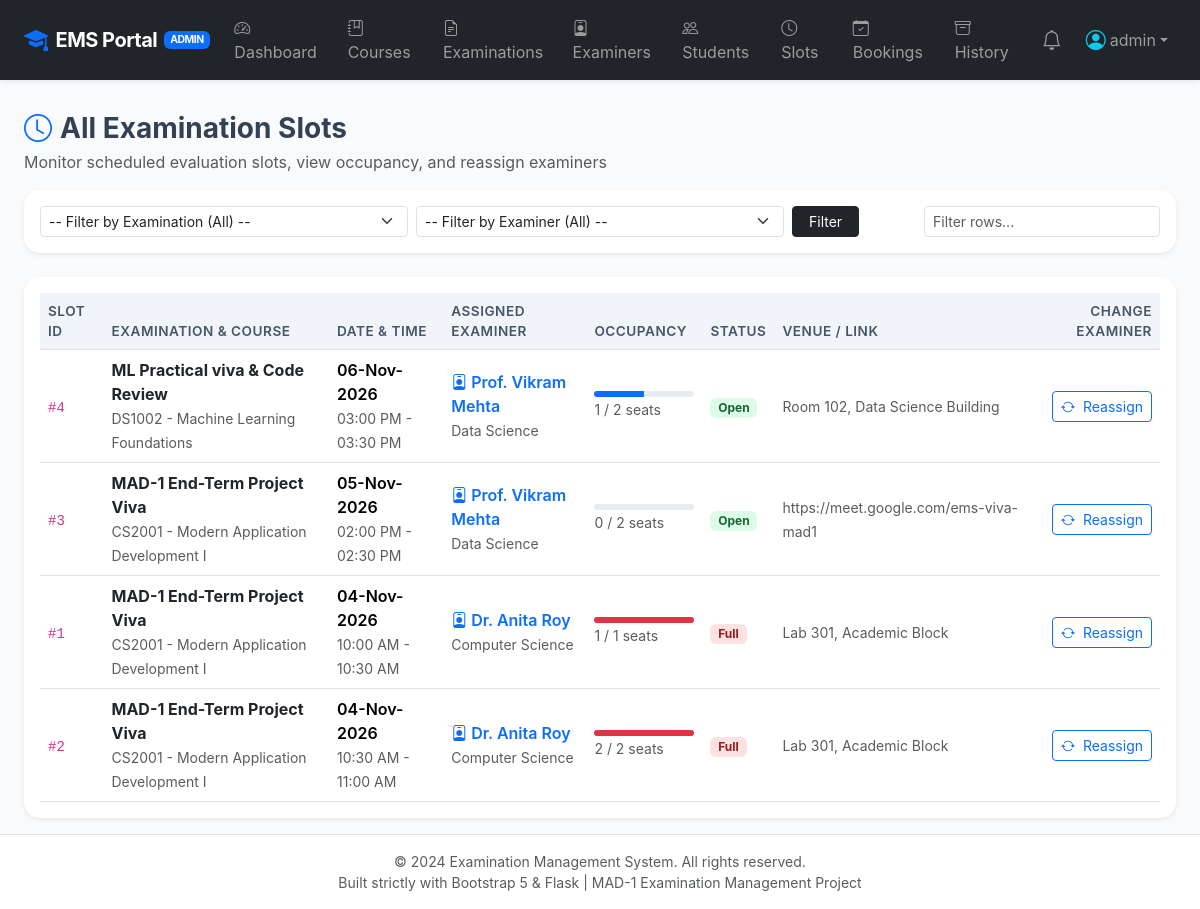
The page /admin/slots (signed in) on the database its author committed.
### application/models.py (models this page shows, shortened)
class User(UserMixin, db.Model):
    __tablename__ = 'users'
    id = db.Column(db.Integer, primary_key=True)
    username = db.Column(db.String(80), unique=True, nullable=False, index=True)
    email = db.Column(db.String(120), unique=True, nullable=False, index=True)
    password_hash = db.Column(db.String(255), nullable=False)
    role = db.Column(db.String(20), nullable=False)  # 'admin', 'examiner', 'student'
    created_at = db.Column(db.DateTime, default=datetime.utcnow)
    examiner_profile = db.relationship('ExaminerProfile', backref='user', uselist=False, cascade='all, delete-orphan')
    student_profile = db.relationship('StudentProfile', backref='user', uselist=False, cascade='all, delete-orphan')
    notifications = db.relationship('Notification', backref='user', lazy='dynamic', cascade='all, delete-orphan')
    @property
    def is_admin(self):
        return self.role == 'admin'
    @property
    def is_student(self):
        return self.role == 'student'

class ExaminationSlot(db.Model):
    __tablename__ = 'examination_slots'
    id = db.Column(db.Integer, primary_key=True)
    exam_id = db.Column(db.Integer, db.ForeignKey('examinations.id', ondelete='CASCADE'), nullable=False)
    examiner_id = db.Column(db.Integer, db.ForeignKey('examiner_profiles.id', ondelete='CASCADE'), nullable=False)
    slot_date = db.Column(db.Date, nullable=False)
    start_time = db.Column(db.Time, nullable=False)
    end_time = db.Column(db.Time, nullable=False)
    capacity = db.Column(db.Integer, default=1, nullable=False)
    current_bookings = db.Column(db.Integer, default=0, nullable=False)
    status = db.Column(db.String(20), default='Open')  # 'Open', 'Closed', 'Full', 'Cancelled'
    location_or_link = db.Column(db.String(255), nullable=True)  # Room number or meeting URL
    created_at = db.Column(db.DateTime, default=datetime.utcnow)
    bookings = db.relationship('Booking', backref='slot', lazy='dynamic', cascade='all, delete-orphan')

class Examination(db.Model):
    __tablename__ = 'examinations'
    id = db.Column(db.Integer, primary_key=True)
    course_id = db.Column(db.Integer, db.ForeignKey('courses.id', ondelete='CASCADE'), nullable=False)
    title = db.Column(db.String(150), nullable=False)
    description = db.Column(db.Text, nullable=True)
    exam_type = db.Column(db.String(50), default='Viva')  # 'Viva', 'Practical', 'Theory', 'Project'
    total_marks = db.Column(db.Float, default=100.0)
    exam_date = db.Column(db.Date, nullable=False)
    duration_minutes = db.Column(db.Integer, default=30)
    slot_creation_open = db.Column(db.Boolean, default=True)
    student_booking_open = db.Column(db.Boolean, default=True)
    assigned_examiner_id = db.Column(db.Integer, db.ForeignKey('examiner_profiles.id', ondelete='SET NULL'), nullable=True)
    status = db.Column(db.String(20), default='Published')  # 'Draft', 'Published', 'Completed'
    created_at = db.Column(db.DateTime, default=datetime.utcnow)
    rubrics = db.relationship('ExaminationRubric', backref='examination', lazy='dynamic', cascade='all, delete-orphan')
    slots = db.relationship('ExaminationSlot', backref='examination', lazy='dynamic', cascade='all, delete-orphan')
    bookings = db.relationship('Booking', backref='examination', lazy='dynamic', cascade='all, delete-orphan')

class Course(db.Model):
    __tablename__ = 'courses'
    id = db.Column(db.Integer, primary_key=True)
    code = db.Column(db.String(20), unique=True, nullable=False, index=True)
    name = db.Column(db.String(150), nullable=False)
    description = db.Column(db.Text, nullable=True)
    department = db.Column(db.String(100), nullable=False)
    credits = db.Column(db.Integer, default=4)
    created_at = db.Column(db.DateTime, default=datetime.utcnow)
    examinations = db.relationship('Examination', backref='course', lazy='dynamic', cascade='all, delete-orphan')

class ExaminerProfile(db.Model):
    __tablename__ = 'examiner_profiles'
    id = db.Column(db.Integer, primary_key=True)
    user_id = db.Column(db.Integer, db.ForeignKey('users.id', ondelete='CASCADE'), nullable=False, unique=True)
    examiner_id = db.Column(db.String(50), unique=True, nullable=False, index=True)
    name = db.Column(db.String(120), nullable=False)
    contact_details = db.Column(db.String(150), nullable=True)  # Phone number, office
    department = db.Column(db.String(100), nullable=False)
    status = db.Column(db.String(20), default='Pending')  # 'Pending', 'Approved', 'Rejected'
    approved_at = db.Column(db.DateTime, nullable=True)
    assigned_examinations = db.relationship('Examination', backref='assigned_examiner', foreign_keys='Examination.assigned_examiner_id')
    created_slots = db.relationship('ExaminationSlot', backref='examiner', lazy='dynamic', cascade='all, delete-orphan')

### application/controllers/admin.py (the view)
@admin_bp.route('/slots')
def slots():
    exam_filter = request.args.get('exam_id', type=int)
    examiner_filter = request.args.get('examiner_id', type=int)
    query = ExaminationSlot.query
    if exam_filter:
        query = query.filter_by(exam_id=exam_filter)
    if examiner_filter:
        query = query.filter_by(examiner_id=examiner_filter)
    slots_list = query.order_by(ExaminationSlot.slot_date.desc(), ExaminationSlot.start_time.asc()).all()
    examinations = Examination.query.order_by(Examination.title.asc()).all()
    approved_examiners = ExaminerProfile.query.filter_by(status='Approved').all()
    return render_template(
        'admin/slots.html',
        slots=slots_list,
        examinations=examinations,
        examiners=approved_examiners,
        selected_exam_id=exam_filter,
        selected_examiner_id=examiner_filter
    )

### application/templates/admin/slots.html (shortened to what this page needs)
{% extends "base.html" %}
{% block content %}
<div class="d-flex justify-content-between align-items-center mb-3 flex-wrap gap-2">
    <div>
        <h3 class="fw-bold mb-1"><i class="bi bi-clock text-primary me-2"></i>All Examination Slots</h3>
        <p class="text-muted mb-0">Monitor scheduled evaluation slots, view occupancy, and reassign examiners</p>
    </div>
</div>
<div class="card border-0 shadow-sm rounded-4 mb-4 bg-white">
    <div class="card-body p-3">
        <form method="GET" action="{{ url_for('admin.slots') }}" class="row g-2 align-items-center">
            <div class="col-md-4">
                <select name="exam_id" class="form-select form-select-sm">
                    <option value="">-- Filter by Examination (All) --</option>
                </select>
            </div>
            <div class="col-md-4">
                <select name="examiner_id" class="form-select form-select-sm">
                    <option value="">-- Filter by Examiner (All) --</option>
                </select>
            </div>
            <div class="col-auto">
                <button type="submit" class="btn btn-dark btn-sm px-3">Filter</button>
            </div>
            <div class="col ms-auto text-end">
                <input type="text" class="form-control form-control-sm d-inline-block w-auto" placeholder="Filter rows..." data-table-search="allSlotsTable">
            </div>
        </form>
    </div>
</div>
<div class="card border-0 shadow-sm rounded-4 bg-white">
    <div class="card-body p-3">
        <div class="table-responsive">
            <table class="table table-hover table-custom mb-0" id="allSlotsTable">
                <thead>
                    <tr>
                        <th>Slot ID</th>
                        <th>Examination & Course</th>
                        <th>Date & Time</th>
                        <th>Assigned Examiner</th>
                        <th>Occupancy</th>
                        <th>Status</th>
                        <th>Venue / Link</th>
                        <th class="text-end">Change Examiner</th>
                    </tr>
                </thead>
                <tbody>
                    {% if slots %}
                        {% for s in slots %}
                        <tr>
                            <td><code>#{{ s.id }}</code></td>
                            <td>
                                <div class="fw-bold text-dark">{{ s.examination.title }}</div>
                                <small class="text-muted">{{ s.examination.course.code }} - {{ s.examination.course.name }}</small>
                            </td>
                            <td>
                                <div class="fw-semibold">{{ s.slot_date.strftime('%d-%b-%Y') }}</div>
                                <small class="text-muted">{{ s.start_time.strftime('%I:%M %p') }} - {{ s.end_time.strftime('%I:%M %p') }}</small>
                            </td>
                            <td>
                                <div class="fw-semibold text-primary"><i class="bi bi-person-badge me-1"></i>{{ s.examiner.name }}</div>
                                <small class="text-muted">{{ s.examiner.department }}</small>
                            </td>
                            <td>
                                <div class="progress" style="height: 6px; width: 100px;">
                                    {% set pct = (s.current_bookings / s.capacity * 100) if s.capacity > 0 else 0 %}
                                    <div class="progress-bar {% if pct >= 100 %}bg-danger{% else %}bg-primary{% endif %}" role="progressbar" style="width: {{ pct }}%;"></div>
                                </div>
                                <small class="text-muted">{{ s.current_bookings }} / {{ s.capacity }} seats</small>
                            </td>
                            <td>
                                {% if s.status == 'Open' %}
                                    <span class="badge badge-soft-success">Open</span>
                                {% elif s.status == 'Full' %}
                                    <span class="badge badge-soft-danger">Full</span>
                                {% else %}
                                    <span class="badge badge-soft-secondary">{{ s.status }}</span>
                                {% endif %}
                            </td>
                            <td>
                                <small class="text-muted">{{ s.location_or_link or 'TBA' }}</small>
                            </td>
                            <td class="text-end">
                                <button type="button" class="btn btn-outline-primary btn-sm py-1 px-2" data-bs-toggle="modal" data-bs-target="#changeExaminerModal{{ s.id }}">
                                    <i class="bi bi-arrow-repeat me-1"></i> Reassign
                                </button>
                            </td>
                        </tr>
                        {% endfor %}
                    {% endif %}
                </tbody>
            </table>
        </div>
    </div>
</div>
{% endblock %}

### application/templates/base.html (shortened to what this page needs)
<!DOCTYPE html>
<html lang="en">
<head>
    <link href="https://cdn.jsdelivr.net/npm/bootstrap@5.3.3/dist/css/bootstrap.min.css" rel="stylesheet">
    <link rel="stylesheet" href="https://cdn.jsdelivr.net/npm/bootstrap-icons@1.11.3/font/bootstrap-icons.min.css">
    <link rel="stylesheet" href="{{ url_for('static', filename='css/style.css') }}">
</head>
<body>
    <nav class="navbar navbar-expand-lg navbar-dark bg-dark sticky-top shadow-sm py-2">
        <div class="container-fluid px-lg-4">
            <a class="navbar-brand d-flex align-items-center" href="{{ url_for('auth.index') }}">
                <i class="bi bi-mortarboard-fill text-primary me-2 fs-4"></i>
                <span>EMS Portal</span>
                {% if current_user.is_authenticated %}
                    <span class="badge bg-primary brand-badge text-uppercase">{{ current_user.role }}</span>
                {% endif %}
            </a>
            <div class="collapse navbar-collapse" id="emsNavbar">
                <ul class="navbar-nav me-auto mb-2 mb-lg-0">
                    {% if current_user.is_authenticated %}
                        {% if current_user.is_admin %}
                            <li class="nav-item">
                                <a class="nav-link" href="{{ url_for('admin.dashboard') }}"><i class="bi bi-speedometer2 me-1"></i> Dashboard</a>
                            </li>
                            <li class="nav-item">
                                <a class="nav-link" href="{{ url_for('admin.courses') }}"><i class="bi bi-journal-bookmark me-1"></i> Courses</a>
                            </li>
                            <li class="nav-item">
                                <a class="nav-link" href="{{ url_for('admin.examinations') }}"><i class="bi bi-file-earmark-text me-1"></i> Examinations</a>
                            </li>
                            <li class="nav-item">
                                <a class="nav-link" href="{{ url_for('admin.examiners') }}"><i class="bi bi-person-badge me-1"></i> Examiners</a>
                            </li>
                            <li class="nav-item">
                                <a class="nav-link" href="{{ url_for('admin.students') }}"><i class="bi bi-people me-1"></i> Students</a>
                            </li>
                            <li class="nav-item">
                                <a class="nav-link" href="{{ url_for('admin.slots') }}"><i class="bi bi-clock me-1"></i> Slots</a>
                            </li>
                            <li class="nav-item">
                                <a class="nav-link" href="{{ url_for('admin.bookings') }}"><i class="bi bi-calendar-check me-1"></i> Bookings</a>
                            </li>
                            <li class="nav-item">
                                <a class="nav-link" href="{{ url_for('admin.historical') }}"><i class="bi bi-archive me-1"></i> History</a>
                            </li>
                        {% endif %}
                    {% else %}
                        <li class="nav-item">
                            <a class="nav-link" href="{{ url_for('auth.index') }}">Home</a>
                        </li>
                    {% endif %}
                </ul>
                <ul class="navbar-nav ms-auto align-items-lg-center">
                    {% if current_user.is_authenticated %}
                        <li class="nav-item me-2">
                            <a class="nav-link position-relative" href="{{ url_for('notifications.index') }}" title="Notifications">
                                <i class="bi bi-bell fs-5"></i>
                            </a>
                        </li>
                        <li class="nav-item dropdown">
                            <a class="nav-link dropdown-toggle d-flex align-items-center" href="#" id="userDropdown" role="button" data-bs-toggle="dropdown" aria-expanded="false">
                                <i class="bi bi-person-circle fs-5 me-1 text-info"></i>
                                <span>{{ current_user.username }}</span>
                            </a>
                        </li>
                    {% endif %}
                </ul>
            </div>
        </div>
    </nav>
    <main class="container-fluid px-lg-4 py-3">
        {% block content %}{% endblock %}
    </main>
    <footer class="bg-white border-top py-3 text-center text-muted small mt-auto">
        <div class="container">
            <div>&copy; 2024 Examination Management System. All rights reserved.</div>
            <div>Built strictly with Bootstrap 5 & Flask | MAD-1 Examination Management Project</div>
        </div>
    </footer>
</body>
</html>

### rows shown on the page
User: role "ADMIN", username "admin"
ExaminationSlot: id "4", examination "ML Practical viva & Code Review", examination.course.code "DS1002", examination.course.name "Machine Learning Foundations", slot_date "06-Nov-2026", start_time "03:00 PM", end_time "03:30 PM", examiner.name "Prof. Vikram Mehta", examiner.department "Data Science", {{ pct }} 50.0 (drawn), current_bookings "1", capacity "2", status "Open", location_or_link "Room 102, Data Science Building"
ExaminationSlot: id "3", examination "MAD-1 End-Term Project Viva", examination.course.code "CS2001", examination.course.name "Modern Application Development I", slot_date "05-Nov-2026", start_time "02:00 PM", end_time "02:30 PM", examiner.name "Prof. Vikram Mehta", examiner.department "Data Science", current_bookings "0", capacity "2", status "Open", location_or_link "https://meet.google.com/ems-viva-mad1"
ExaminationSlot: id "1", examination "MAD-1 End-Term Project Viva", examination.course.code "CS2001", examination.course.name "Modern Application Development I", slot_date "04-Nov-2026", start_time "10:00 AM", end_time "10:30 AM", examiner.name "Dr. Anita Roy", examiner.department "Computer Science", {{ pct }} 100.0 (drawn), current_bookings "1", capacity "1", status "Full", location_or_link "Lab 301, Academic Block"
ExaminationSlot: id "2", examination "MAD-1 End-Term Project Viva", examination.course.code "CS2001", examination.course.name "Modern Application Development I", slot_date "04-Nov-2026", start_time "10:30 AM", end_time "11:00 AM", examiner.name "Dr. Anita Roy", examiner.department "Computer Science", {{ pct }} 100.0 (drawn), current_bookings "2", capacity "2", status "Full", location_or_link "Lab 301, Academic Block"
